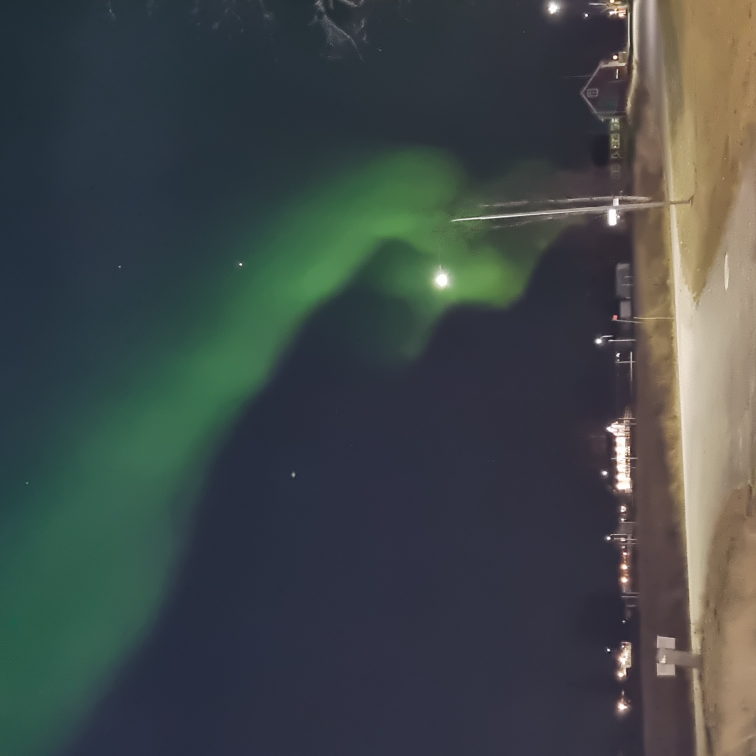
#> input picture images/full/exterior_aurora.jpg, 3024 x 3024 px (shown at 1/4 size)
$ python process_aurora.py
#> lines starting #> are read from the running program, lines starting #| are printed output that depends on the picture
"""One-off: prepare exterior_aurora.jpg for use as a cover/gallery photo.

Steps:
  1. Apply EXIF rotation (the photo has orientation tag 6 = 90° CW).
  2. Gentle enhancement — auroras over-saturate fast, so very small bumps:
     +6% saturation, +5% contrast, +8% sharpness.
  3. Save rotated+enhanced master as exterior_aurora_rotated.jpg.
  4. Also generate a square-format version for Instagram / GBP square photo slot.

After this, run cover_photo_generator.py on the rotated source for 16:9 covers.
"""
from pathlib import Path

from PIL import Image, ImageEnhance, ImageOps

ROOT = Path(__file__).resolve().parent.parent
SRC = ROOT / "images" / "full" / "exterior_aurora.jpg"
OUT_ROTATED = ROOT / "images" / "full" / "exterior_aurora_rotated.jpg"
OUT_SQUARE = ROOT / "branding" / "covers" / "aurora_square_1080.jpg"
OUT_SQUARE_LG = ROOT / "branding" / "covers" / "aurora_square_2160.jpg"


def main() -> int:
    if not SRC.exists():
        print(f"ERROR: source not found: {SRC}")
        return 1

    img = Image.open(SRC)
#> img is the input picture: PIL image 3024x3024 RGB; mean R, G, B 64.7, 72.1, 72.1
    print(f"Source: {img.size}  EXIF orientation: {img.getexif().get(0x0112, 'none')}")
#| Source: (3024, 3024)  EXIF orientation: 6

    img = ImageOps.exif_transpose(img).convert("RGB")
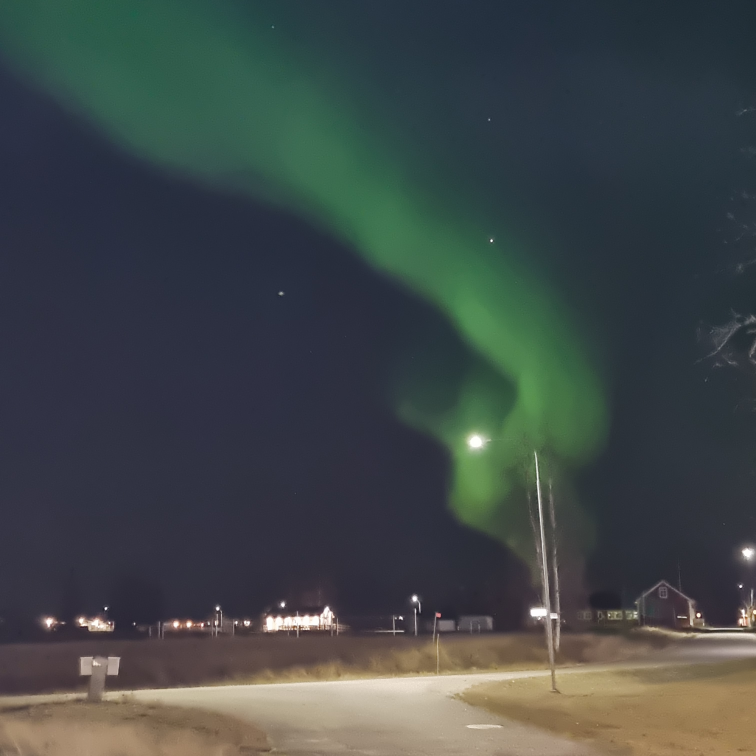
#> img: PIL image 3024x3024 RGB (shown at 1/4 size); mean R, G, B 64.7, 72.1, 72.1
    print(f"After EXIF rotation: {img.size}")
#| After EXIF rotation: (3024, 3024)

    img = ImageEnhance.Color(img).enhance(1.06)
    img = ImageEnhance.Contrast(img).enhance(1.05)
    img = ImageEnhance.Sharpness(img).enhance(1.08)

    img.save(OUT_ROTATED, "JPEG", quality=95, optimize=True, progressive=True)
    print(f"Wrote: {OUT_ROTATED.name}  ({OUT_ROTATED.stat().st_size/1024:.0f} KiB)")

    OUT_SQUARE.parent.mkdir(exist_ok=True)
    sq_lg = img.resize((2160, 2160), Image.LANCZOS)
    sq_lg.save(OUT_SQUARE_LG, "JPEG", quality=92, optimize=True, progressive=True)
    print(f"Wrote: {OUT_SQUARE_LG.name}  2160x2160  ({OUT_SQUARE_LG.stat().st_size/1024:.0f} KiB)")

    sq = img.resize((1080, 1080), Image.LANCZOS)
    sq.save(OUT_SQUARE, "JPEG", quality=90, optimize=True, progressive=True)
    print(f"Wrote: {OUT_SQUARE.name}  1080x1080  ({OUT_SQUARE.stat().st_size/1024:.0f} KiB)")

    return 0


if __name__ == "__main__":
    raise SystemExit(main())
#> (the program exits here)
